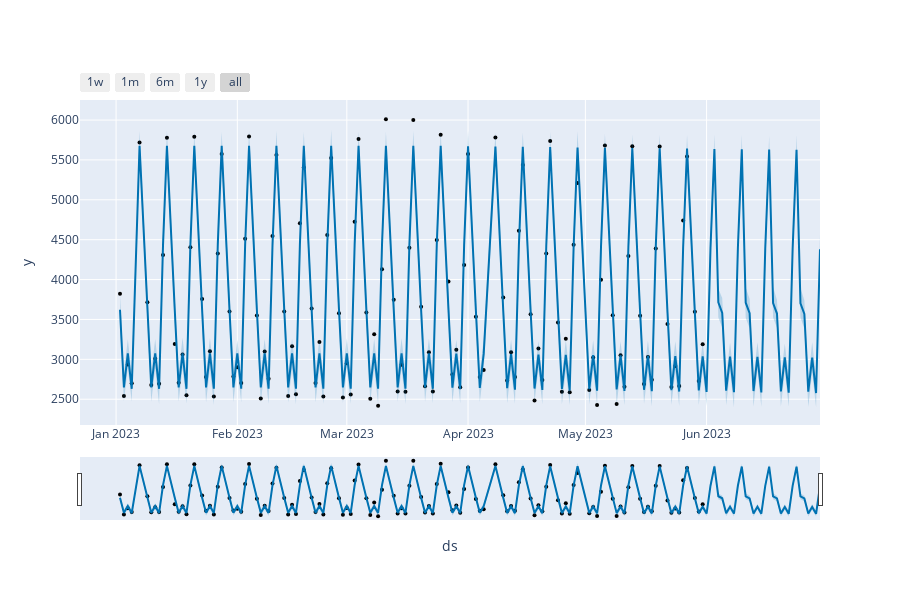

Notebook cell for this chart:
### Code cell
# visualizar predicciones
fyv_plot_1 = plot_plotly(m, preds_prophet_fyv)

fyv_plot_1
